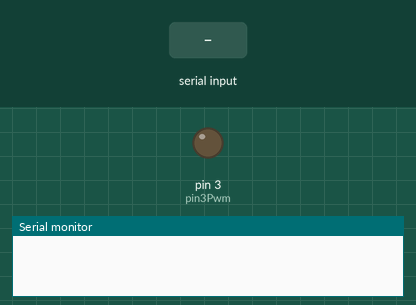
Simulated run of this sketch. Board: Arduino Uno, built with avr-gcc and run on an emulated ATmega328P. Shown: output pins drawn as LEDs (lit = HIGH), the last lines printed to the serial monitor. The test bench sets the inputs (shaded band).

Above: at 1.2 s.
1.3 s: "90,45\n" received over Serial
At 2.0 s:
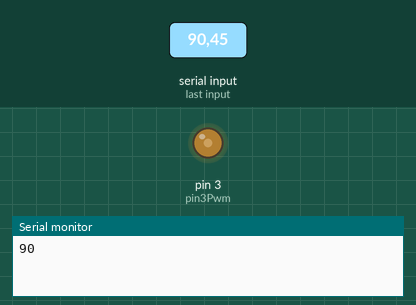
2.8 s: "30,150\n" received over Serial
At 3.4 s:
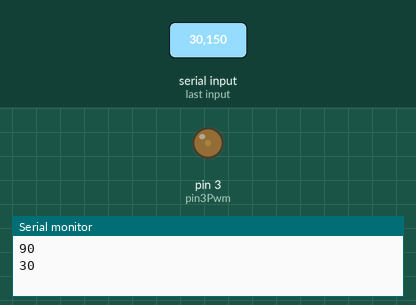
4.3 s: "200\n" received over Serial
At 5.2 s:
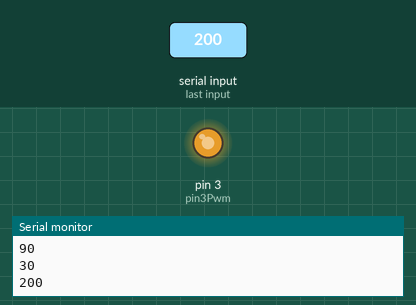
5.8 s: "90\n" received over Serial
At 6.1 s:
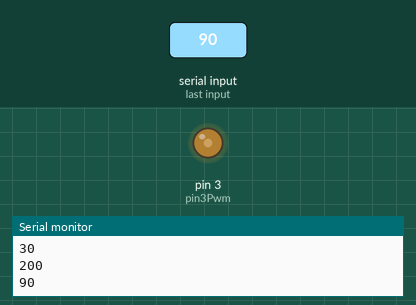
Timing chart, 0 to 8.3 s (numbered marks = the images above; inputs shaded):
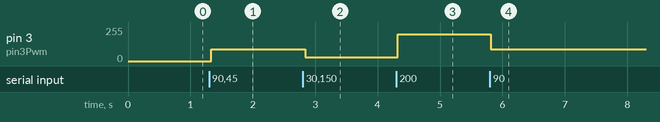

The sketch:

led_Brigthnes.ino
```cpp
/**serialReadDemo.ino recibe y transmite datos via stdin-stdout.
 *
 *    Modula el ancho de pulso en una salida digital, en función del dato recibido. via stdin-out
 *
 * fuente:
 * USANDO EL PUERTO SERIE DEL ARDUINO
 * http://diymakers.es/usando-el-puerto-serie-del-arduino/
*/

#define pin3Pwm    3
#define MAX_SIZE  10

char bufferIn[MAX_SIZE];
uint8_t index = 0;
uint8_t temporal = 0;

void setup()
{
  Serial.begin(9600);
  Serial.setTimeout(50);
  pinMode(3, OUTPUT);    // PWM,PD3,IO3---1kOhm---Led---0V.
  PORTD &= ~(1<<PD3);
}


void loop()
{
  if(Serial.available())
  {
     memset(bufferIn, 0,sizeof(bufferIn));
     while(Serial.available()>0)
      {
          delay(5);
          bufferIn[index] = Serial.read();
          index++;
      }
    temporal = atoi(bufferIn);
    Serial.println(temporal);
    analogWrite(pin3Pwm, temporal);
    index = 0;
  }
 }
```

Measured:
- after the input at 1.3 s, pin 3 (pin3Pwm): 0/255 → 90/255 at once
- after the input at 2.8 s, pin 3 (pin3Pwm): 90/255 → 30/255 at once
- after the input at 4.3 s, pin 3 (pin3Pwm): 30/255 → 200/255 at once
- after the input at 5.8 s, pin 3 (pin3Pwm): 200/255 → 90/255 at once
